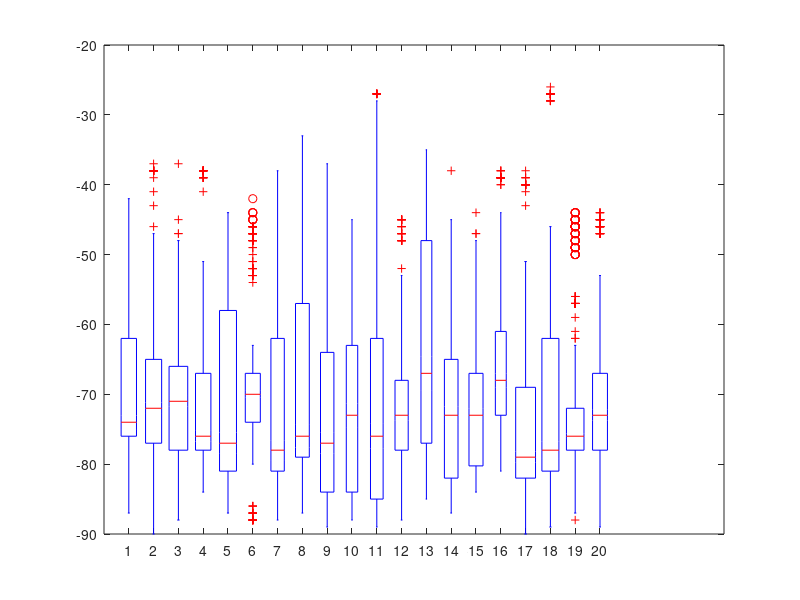

MATLAB code for this plot: (Note: this script raises an error after producing the figure.)
exp = "RSSI online TWIST small 04";
x = [2.02,5.16,3.51,2.17,16.12,9.81,26.68,22.08,26.53,23.9,30.28,20.71,20.54,17.56,14.48,17.59,11.57,11.57,5.39,8.48];
y = [10.98,10.94,9.02,4.98,9.02,9.02,9.03,9.02,5.39,1.67,1.67,1.65,10.94,5.06,10.95,10.95,5.06,1.89,5.06,1.93];
z = [70.64,70.01,70.82,71.45,70.77,68.39,72.62,66.63,72.08,71.54,72.7,71.31,64.19,73.02,71.03,65.69,74.84,71.57,72.85,71.02];
variance = [95,2,125,2,87,2,105,2,155,2,105,2,154,2,283,2,199,2,144,2,213,2,93,2,228,2,115,2,122,2,111,2,122,2,181,2,107,2,127,2];
rssi1 = [-73,-73,-74,-73,-73,-76,-74,-74,-76,-74,-74,-74,-74,-74,-74,-74,-73,-75,-74,-74,-74,-73,-76,-74,-74,-75,-74,-74,-74,-74,-74,-74,-74,-74,-75,-74,-74,-74,-73,-74,-74,-74,-74,-76,-74,-74,-76,-73,-75,-74,-74,-73,-74,-73,-74,-74,-73,-75,-75,-73,-71,-71,-71,-71,-71,-71,-71,-73,-71,-71,-73,-71,-71,-71,-71,-71,-86,-86,-86,-71,-73,-68,-71,-72,-73,-71,-72,-73,-71,-63,-71,-47,-71,-73,-69,-71,-72,-70,-68,-78,-73,-74,-74,-74,-76,-75,-74,-73,-74,-73,-75,-73,-74,-77,-76,-75,-78,-75,-76,-79,-75,-73,-75,-74,-73,-75,-74,-73,-76,-74,-73,-73,-73,-76,-74,-75,-76,-76,-79,-77,-74,-73,-76,-74,-76,-76,-74,-73,-74,-73,-75,-74,-73,-76,-76,-73,-76,-87,-87,-87,-87,-87,-87,-87,-87,-87,-87,-87,-87,-87,-87,-87,-87,-87,-87,-87,-79,-66,-78,-78,-73,-77,-79,-77,-76,-78,-79,-77,-78,-80,-76,-79,-78,-76,-70,-79,-56,-56,-56,-56,-56,-56,-56,-56,-56,-56,-56,-56,-56,-56,-56,-56,-56,-56,-56,-56,-56,-56,-60,-57,-56,-56,-56,-56,-56,-56,-57,-56,-56,-57,-56,-56,-52,-56,-57,-60,-60,-57,-56,-56,-56,-56,-56,-56,-57,-56,-56,-57,-57,-57,-53,-56,-56,-60,-56,-56,-76,-76,-76,-76,-76,-75,-75,-75,-75,-76,-72,-76,-76,-77,-76,-75,-77,-76,-76,-76,-59,-49,-60,-60,-59,-60,-59,-59,-58,-60,-60,-53,-60,-59,-58,-56,-59,-56,-60,-58,-78,-76,-78,-78,-77,-73,-75,-78,-74,-75,-75,-74,-76,-77,-74,-76,-77,-77,-64,-77,-60,-62,-62,-62,-60,-61,-62,-63,-62,-61,-63,-61,-62,-64,-61,-62,-62,-61,-62,-62,-55,-61,-56,-55,-61,-55,-62,-54,-61,-64,-56,-60,-55,-59,-58,-62,-56,-60,-62,-56,-75,-75,-74,-75,-74,-75,-74,-74,-75,-75,-74,-73,-75,-73,-73,-75,-75,-72,-75,-73,-72,-74,-75,-74,-74,-73,-74,-73,-73,-74,-74,-73,-75,-74,-73,-75,-74,-73,-73,-75,-73,-74,-74,-75,-74,-74,-75,-73,-74,-75,-74,-73,-75,-74,-73,-75,-74,-81,-81,-80,-81,-82,-80,-80,-82,-80,-80,-82,-80,-80,-82,-80,-80,-82,-80,-80,-81,-80,-80,-80,-82,-80,-80,-81,-80,-80,-81,-80,-80,-81,-80,-80,-81,-80,-80,-81,-81,-81,-80,-81,-81,-81,-81,-81,-81,-81,-81,-81,-81,-81,-81,-82,-46,-48,-48,-48,-45,-47,-48,-45,-47,-48,-47,-69,-48,-48,-42,-48,-48,-46,-76,-48,-77,-77,-74,-76,-76,-74,-77,-76,-74,-70,-82,-79,-70,-79,-76,-76,-78,-76,-78,-74];
rssi2 = [-80,-80,-80,-80,-80,-80,-80,-80,-80,-80,-80,-80,-80,-80,-80,-80,-80,-77,-77,-77,-77,-77,-71,-72,-72,-73,-73,-72,-73,-72,-72,-73,-72,-72,-72,-73,-72,-73,-73,-72,-72,-73,-72,-72,-72,-72,-73,-74,-73,-72,-74,-73,-73,-72,-72,-73,-72,-72,-73,-71,-72,-72,-72,-72,-74,-73,-72,-74,-73,-73,-72,-73,-72,-72,-72,-72,-72,-72,-72,-72,-72,-73,-64,-64,-64,-64,-64,-64,-64,-64,-64,-64,-64,-64,-64,-64,-64,-64,-64,-64,-64,-64,-85,-85,-85,-85,-59,-70,-90,-70,-70,-90,-70,-70,-87,-70,-70,-87,-90,-70,-87,-90,-70,-87,-90,-70,-77,-77,-77,-77,-77,-70,-71,-69,-71,-70,-71,-72,-70,-71,-72,-66,-71,-71,-70,-70,-71,-70,-71,-71,-70,-72,-72,-64,-69,-72,-73,-69,-72,-68,-69,-68,-66,-73,-73,-73,-72,-68,-76,-73,-72,-73,-78,-78,-72,-78,-69,-78,-73,-78,-73,-73,-73,-68,-68,-73,-72,-73,-73,-63,-69,-72,-73,-68,-72,-68,-68,-69,-67,-73,-72,-89,-89,-89,-89,-89,-89,-89,-89,-89,-89,-89,-89,-79,-79,-79,-79,-79,-80,-79,-79,-79,-80,-79,-79,-78,-79,-79,-80,-79,-80,-79,-79,-66,-66,-66,-66,-65,-75,-65,-65,-65,-65,-66,-65,-65,-66,-66,-65,-65,-66,-65,-65,-66,-66,-66,-66,-65,-66,-66,-66,-66,-66,-65,-65,-62,-65,-66,-66,-66,-66,-66,-67,-77,-77,-77,-77,-77,-66,-66,-66,-65,-65,-66,-66,-65,-66,-66,-65,-67,-66,-63,-66,-66,-66,-66,-65,-66,-69,-71,-71,-70,-71,-71,-71,-71,-71,-72,-70,-71,-71,-71,-71,-71,-71,-71,-71,-71,-48,-48,-49,-48,-48,-48,-47,-49,-49,-48,-48,-48,-48,-49,-46,-48,-48,-49,-48,-48,-63,-63,-64,-63,-63,-64,-63,-63,-64,-63,-63,-63,-63,-64,-70,-63,-62,-63,-63,-64,-76,-76,-75,-76,-76,-77,-76,-76,-77,-76,-76,-77,-76,-76,-76,-75,-76,-76,-75,-57,-59,-59,-59,-59,-59,-59,-58,-59,-58,-59,-63,-58,-59,-59,-59,-58,-58,-59,-58,-51,-51,-51,-51,-51,-51,-51,-51,-51,-51,-51,-51,-51,-51,-51,-51,-50,-51,-51,-51,-77,-77,-77,-76,-76,-77,-77,-77,-77,-77,-76,-76,-77,-76,-76,-77,-77,-77,-77,-77,-77,-76,-78,-76,-77,-76,-76,-76,-76,-76,-76,-77,-76,-77,-77,-77,-75,-76,-77,-75,-38,-38,-41,-64,-38,-38,-38,-38,-38,-39,-38,-38,-38,-38,-38,-38,-37,-43,-38,-38,-80,-80,-80,-80,-80,-79,-81,-80,-81,-81,-79,-79,-80,-80,-80,-81,-80,-80,-81,-81,-78,-78,-78,-78,-78,-77,-77,-77,-77,-77,-89,-87,-87,-89,-88,-87,-88,-87,-89,-87,-87,-89,-87,-87,-89,-87,-87,-89,-87,-87,-72,-72,-72,-72,-72];
rssi3 = [-66,-68,-68,-67,-66,-68,-67,-69,-66,-66,-69,-66,-66,-68,-68,-67,-68,-68,-68,-67,-68,-66,-68,-65,-68,-66,-65,-68,-66,-65,-68,-68,-67,-68,-68,-67,-68,-66,-67,-68,-66,-66,-68,-66,-66,-68,-68,-65,-68,-68,-67,-68,-66,-67,-68,-66,-67,-68,-66,-68,-71,-71,-68,-68,-68,-71,-68,-68,-71,-68,-71,-71,-68,-71,-71,-68,-67,-71,-68,-68,-68,-71,-67,-68,-72,-68,-67,-72,-71,-68,-71,-71,-68,-71,-67,-71,-68,-68,-71,-68,-78,-78,-78,-78,-76,-76,-76,-76,-76,-76,-76,-76,-76,-76,-76,-76,-76,-76,-76,-76,-77,-76,-77,-77,-76,-77,-77,-77,-77,-77,-77,-77,-77,-77,-77,-77,-77,-77,-88,-88,-88,-88,-88,-88,-88,-88,-88,-88,-88,-88,-88,-88,-88,-88,-88,-88,-88,-88,-63,-76,-75,-76,-76,-75,-76,-76,-75,-76,-76,-76,-77,-76,-76,-76,-76,-63,-76,-76,-55,-55,-57,-56,-55,-55,-55,-55,-56,-55,-55,-56,-55,-54,-56,-55,-56,-56,-55,-56,-73,-71,-72,-72,-71,-73,-72,-72,-72,-72,-72,-73,-72,-73,-73,-72,-72,-72,-72,-72,-72,-72,-72,-72,-72,-72,-72,-73,-72,-73,-72,-73,-72,-72,-71,-72,-72,-71,-72,-72,-71,-72,-72,-71,-72,-72,-73,-71,-72,-72,-71,-71,-72,-71,-71,-71,-72,-72,-68,-67,-70,-71,-69,-70,-71,-69,-70,-68,-71,-69,-67,-71,-69,-67,-71,-68,-67,-70,-71,-71,-71,-71,-70,-71,-71,-71,-71,-71,-71,-71,-71,-71,-71,-71,-71,-71,-71,-71,-63,-64,-62,-62,-63,-64,-62,-62,-64,-62,-62,-64,-62,-62,-64,-64,-62,-64,-64,-62,-64,-63,-62,-63,-63,-62,-62,-63,-62,-62,-63,-62,-63,-61,-63,-63,-61,-64,-64,-61,-63,-63,-61,-62,-63,-62,-62,-63,-62,-63,-62,-60,-63,-62,-63,-62,-61,-63,-63,-62,-79,-79,-79,-78,-78,-79,-77,-78,-79,-78,-77,-78,-78,-78,-78,-77,-78,-79,-79,-78,-50,-54,-51,-52,-45,-52,-52,-51,-52,-53,-52,-51,-52,-49,-52,-52,-52,-52,-50,-52,-76,-76,-77,-76,-78,-77,-77,-49,-77,-76,-76,-74,-77,-76,-74,-77,-76,-76,-74,-77,-69,-71,-71,-71,-70,-71,-70,-71,-71,-69,-70,-70,-79,-71,-68,-71,-71,-68,-71,-71,-81,-81,-81,-81,-81,-81,-81,-81,-81,-81,-81,-81,-81,-81,-81,-81,-81,-81,-55,-56,-52,-57,-56,-56,-57,-56,-55,-57,-56,-56,-57,-56,-56,-57,-57,-56,-56,-55,-79,-79,-79,-80,-79,-80,-80,-79,-80,-80,-80,-80,-80,-80,-79,-80,-80,-80,-80,-80,-80,-80,-80,-80,-80,-80,-80,-80,-80,-80,-80,-80,-80,-80,-80,-80,-80,-81,-80,-80,-81,-80,-81,-80,-80,-81,-82,-82,-83,-82,-83,-83,-82,-82,-83,-82,-82,-83,-82,-82,-83,-82,-82,-83,-82,-82,-82,-82,-82,-82,-82,-82,-82,-82,-82,-82,-82,-82,-82,-82,-82,-82,-82,-51,-51,-75,-76,-50,-48,-47,-48,-51,-51,-50,-50,-51,-51,-49,-47,-51,-49,-53,-37,-72,-72,-71,-72,-71,-79,-71,-71,-72,-81,-72,-72,-81,-72,-81,-80,-72,-80,-72,-72,-79,-78,-79,-79,-78,-79,-80,-78,-80,-79,-79,-79,-79,-79,-79,-79,-79,-79,-78,-79];
rssi4 = [-78,-78,-78,-78,-79,-78,-79,-78,-78,-78,-78,-79,-79,-77,-78,-78,-78,-78,-78,-78,-76,-76,-76,-76,-76,-76,-76,-76,-76,-76,-76,-76,-76,-76,-76,-76,-76,-76,-76,-76,-76,-76,-76,-76,-76,-76,-76,-76,-76,-78,-81,-80,-78,-81,-80,-78,-81,-80,-80,-81,-80,-80,-73,-78,-80,-81,-78,-80,-81,-74,-75,-73,-74,-75,-82,-74,-74,-82,-74,-74,-82,-75,-74,-73,-75,-75,-73,-75,-74,-56,-55,-54,-55,-55,-53,-55,-55,-54,-55,-55,-54,-55,-54,-55,-55,-54,-55,-54,-54,-51,-54,-54,-53,-54,-54,-54,-55,-55,-55,-55,-55,-54,-51,-53,-55,-54,-55,-55,-53,-78,-78,-78,-78,-78,-78,-78,-78,-78,-78,-79,-79,-79,-79,-79,-79,-79,-79,-79,-79,-79,-79,-79,-79,-79,-79,-79,-79,-79,-79,-58,-57,-58,-58,-57,-58,-58,-57,-58,-58,-57,-58,-58,-58,-58,-58,-58,-58,-58,-58,-71,-67,-70,-67,-70,-67,-67,-70,-71,-71,-67,-70,-67,-70,-71,-67,-69,-70,-70,-70,-70,-71,-70,-70,-71,-70,-67,-70,-70,-67,-78,-77,-78,-78,-78,-78,-78,-78,-78,-78,-77,-78,-78,-77,-78,-78,-77,-78,-78,-77,-67,-69,-68,-70,-70,-70,-71,-70,-70,-70,-70,-67,-67,-70,-67,-66,-70,-67,-70,-70,-72,-72,-72,-72,-72,-72,-72,-72,-72,-72,-64,-64,-65,-65,-66,-64,-64,-67,-66,-68,-64,-65,-65,-65,-65,-65,-65,-74,-65,-65,-82,-82,-84,-84,-80,-84,-84,-80,-84,-84,-83,-83,-84,-82,-82,-84,-82,-82,-84,-82,-73,-73,-73,-73,-73,-73,-73,-73,-73,-73,-72,-73,-73,-72,-73,-73,-72,-73,-73,-72,-38,-38,-38,-39,-39,-38,-39,-39,-39,-38,-41,-39,-38,-38,-38,-38,-38,-38,-83,-38,-74,-74,-74,-74,-74,-74,-74,-74,-74,-74,-74,-74,-74,-74,-74,-74,-74,-74,-74,-74,-74,-74,-74,-74,-74,-74,-74,-74,-74,-74,-82,-82,-82,-82,-82,-82,-82,-82,-82,-82,-82,-82,-82,-82,-82,-82,-82,-82,-82,-82,-81,-81,-77,-77,-78,-76,-77,-77,-77,-77,-77,-78,-77,-77,-77,-78,-77,-77,-77,-77,-76,-77,-62,-62,-63,-63,-62,-63,-62,-62,-62,-63,-62,-62,-63,-62,-63,-63,-63,-63,-62,-62,-77,-77,-77,-77,-77,-77,-75,-77,-77,-77,-77,-78,-76,-77,-78,-75,-77,-78,-77,-77,-77,-77,-76,-77,-77,-77,-77,-77,-77,-76,-77,-77,-78,-77,-77,-77,-77,-77,-77,-78,-78,-78,-78,-78,-78,-77,-78,-78,-78,-78,-78,-78,-78,-78,-78,-77,-78,-78,-77,-77,-78,-77,-78,-79,-79,-77,-78,-78,-78,-78,-78,-78,-78,-77,-78,-78,-77,-78];
rssi5 = [-80,-81,-81,-80,-81,-69,-80,-80,-78,-80,-80,-78,-80,-80,-78,-81,-80,-80,-81,-81,-69,-81,-79,-69,-80,-81,-79,-80,-81,-79,-80,-81,-79,-81,-69,-81,-81,-69,-81,-79,-79,-69,-80,-78,-79,-80,-81,-79,-79,-81,-79,-79,-81,-79,-79,-81,-79,-79,-69,-78,-59,-58,-55,-58,-58,-56,-58,-56,-55,-59,-55,-56,-58,-58,-59,-59,-59,-58,-55,-58,-58,-55,-59,-58,-55,-58,-59,-55,-56,-59,-55,-56,-58,-58,-58,-58,-58,-58,-58,-55,-52,-48,-48,-49,-50,-49,-52,-50,-49,-49,-49,-48,-49,-49,-52,-48,-48,-53,-48,-48,-55,-58,-56,-56,-59,-55,-55,-58,-58,-58,-59,-58,-58,-56,-59,-59,-59,-55,-58,-58,-79,-79,-85,-85,-85,-85,-85,-85,-85,-85,-85,-85,-85,-85,-85,-85,-85,-85,-69,-66,-66,-67,-67,-66,-67,-67,-65,-69,-70,-66,-62,-68,-66,-66,-67,-67,-66,-67,-46,-45,-45,-83,-46,-46,-45,-45,-45,-46,-45,-45,-44,-46,-46,-46,-45,-46,-45,-46,-69,-69,-69,-69,-69,-70,-70,-70,-70,-70,-70,-79,-80,-80,-79,-80,-80,-79,-80,-80,-79,-80,-80,-79,-80,-80,-79,-80,-79,-80,-80,-87,-87,-87,-87,-87,-87,-87,-78,-87,-87,-78,-87,-87,-78,-86,-87,-87,-87,-87,-87,-78,-78,-74,-78,-78,-74,-78,-78,-74,-78,-79,-74,-78,-78,-78,-78,-78,-78,-78,-77,-78,-78,-78,-78,-78,-74,-78,-78,-74,-78,-78,-78,-78,-78,-78,-78,-78,-78,-78,-78,-78,-78,-78,-78,-78,-78,-78,-74,-78,-78,-78,-78,-78,-77,-78,-78,-78,-78,-77,-78,-78,-78,-79,-78,-78,-78,-78,-78,-78,-79,-79,-78,-79,-78,-78,-78,-79,-78,-79,-78,-52,-52,-50,-51,-52,-51,-49,-52,-52,-51,-52,-51,-52,-52,-52,-52,-51,-51,-46,-51,-75,-74,-74,-75,-75,-73,-75,-75,-75,-75,-75,-75,-75,-75,-75,-73,-75,-75,-75,-75,-50,-50,-49,-50,-50,-50,-51,-51,-50,-50,-48,-50,-51,-50,-50,-50,-50,-49,-50,-50,-64,-64,-64,-63,-66,-66,-63,-64,-64,-62,-63,-64,-65,-63,-60,-64,-64,-64,-64,-63,-83,-82,-82,-83,-81,-82,-82,-81,-82,-83,-81,-82,-83,-83,-76,-82,-82,-83,-82,-82,-77,-78,-77,-78,-77,-77,-77,-77,-77,-77,-77,-77,-77,-77,-78,-77,-77,-78,-77,-83,-83,-83,-83,-82,-83,-83,-82,-83,-83,-82,-83,-83,-82,-83,-83,-83,-83,-83,-83,-82,-82,-82,-82,-83,-82,-83,-83,-82,-84,-82,-84,-83,-82,-83,-83,-83,-82,-83,-83,-82,-83,-82,-83,-83,-83,-83,-83,-82,-83,-83,-82,-58,-58,-58,-57,-58,-58,-62,-58,-59,-59,-57,-57,-58,-58,-57,-59,-58,-58,-56,-58,-86,-85,-82,-86,-85,-82,-86,-86,-82,-86,-85,-86,-87,-84,-86,-85,-82,-86,-84,-82,-67,-67,-68,-69,-68,-69,-67,-68,-69,-68,-67,-68,-68,-69,-67,-67,-68,-69,-67,-68];
rssi6 = [-68,-69,-69,-68,-69,-69,-68,-68,-69,-69,-68,-69,-69,-69,-69,-69,-69,-69,-69,-68,-70,-69,-68,-70,-69,-68,-68,-69,-69,-68,-69,-69,-68,-69,-69,-68,-69,-69,-69,-68,-68,-70,-68,-68,-68,-68,-68,-68,-69,-69,-68,-69,-69,-68,-69,-69,-68,-70,-67,-67,-66,-67,-67,-66,-67,-66,-67,-66,-66,-67,-66,-66,-67,-66,-66,-67,-66,-66,-66,-67,-67,-66,-67,-67,-67,-67,-67,-67,-67,-67,-66,-66,-67,-66,-66,-66,-67,-63,-63,-65,-65,-67,-64,-67,-64,-64,-67,-66,-67,-67,-67,-67,-67,-67,-67,-67,-66,-67,-67,-66,-67,-67,-67,-66,-67,-79,-79,-79,-79,-79,-78,-78,-68,-78,-77,-76,-77,-76,-78,-79,-78,-79,-78,-79,-77,-77,-77,-77,-77,-77,-77,-77,-77,-77,-77,-77,-77,-77,-77,-77,-53,-53,-52,-53,-53,-52,-46,-52,-52,-54,-53,-46,-53,-52,-52,-53,-52,-52,-52,-47,-71,-72,-71,-71,-72,-69,-72,-69,-72,-69,-69,-72,-71,-70,-69,-72,-73,-70,-70,-71,-72,-72,-72,-70,-72,-70,-72,-70,-70,-72,-72,-70,-69,-73,-72,-70,-71,-72,-72,-72,-70,-72,-70,-72,-70,-70,-72,-72,-70,-69,-72,-72,-69,-72,-73,-72,-73,-72,-72,-72,-79,-79,-79,-78,-79,-79,-78,-79,-78,-79,-78,-79,-78,-78,-79,-78,-78,-79,-79,-78,-72,-74,-74,-73,-72,-74,-72,-72,-74,-72,-72,-72,-72,-72,-72,-74,-72,-71,-75,-74,-74,-73,-74,-74,-73,-74,-74,-73,-72,-74,-73,-72,-74,-72,-72,-74,-72,-72,-74,-74,-74,-72,-73,-74,-72,-72,-74,-72,-73,-73,-72,-72,-72,-74,-72,-72,-74,-72,-74,-74,-74,-74,-74,-74,-74,-74,-74,-74,-74,-74,-73,-74,-73,-74,-74,-73,-74,-44,-47,-46,-46,-44,-44,-46,-45,-46,-47,-47,-42,-46,-46,-47,-46,-47,-45,-45,-46,-65,-65,-67,-67,-65,-67,-67,-65,-66,-66,-65,-67,-67,-64,-67,-67,-67,-67,-63,-66,-49,-51,-46,-48,-46,-47,-47,-48,-48,-49,-48,-47,-46,-48,-47,-48,-48,-46,-48,-51,-77,-76,-76,-76,-76,-76,-76,-76,-76,-76,-75,-76,-76,-76,-76,-76,-76,-77,-76,-76,-87,-88,-88,-86,-87,-88,-86,-87,-88,-86,-88,-87,-88,-88,-87,-88,-88,-87,-88,-88,-47,-46,-47,-47,-46,-47,-47,-46,-48,-48,-47,-48,-50,-47,-47,-46,-47,-47,-47,-45,-75,-79,-77,-75,-78,-77,-79,-79,-80,-78,-78,-78,-79,-79,-79,-79,-77,-80,-80,-79,-70,-69,-70,-70,-67,-70,-69,-70,-70,-69,-70,-70,-69,-70,-70,-69,-69,-70,-70,-70];
rssi7 = [-84,-84,-85,-85,-85,-85,-86,-85,-86,-85,-86,-85,-85,-86,-85,-85,-85,-86,-87,-85,-50,-50,-50,-50,-50,-50,-50,-50,-50,-50,-54,-53,-50,-50,-50,-49,-50,-50,-85,-86,-86,-87,-86,-88,-86,-86,-86,-86,-85,-86,-86,-85,-86,-86,-85,-86,-84,-52,-56,-56,-57,-56,-56,-57,-56,-57,-57,-56,-57,-57,-56,-55,-57,-57,-56,-56,-57,-53,-50,-50,-51,-50,-50,-50,-50,-50,-54,-50,-50,-50,-54,-50,-50,-50,-49,-50,-50,-50,-50,-50,-50,-50,-50,-50,-50,-54,-50,-50,-50,-50,-50,-50,-54,-55,-72,-72,-72,-72,-71,-72,-72,-71,-72,-72,-71,-72,-72,-72,-72,-72,-72,-72,-71,-72,-56,-54,-55,-56,-56,-55,-58,-57,-49,-57,-56,-38,-57,-57,-38,-56,-55,-38,-78,-47,-67,-67,-67,-67,-67,-67,-79,-65,-67,-67,-66,-67,-66,-66,-66,-67,-63,-67,-69,-63,-79,-79,-79,-79,-79,-79,-79,-78,-79,-79,-78,-79,-79,-80,-79,-79,-79,-79,-77,-79,-78,-78,-79,-78,-79,-78,-79,-78,-78,-79,-78,-78,-79,-78,-81,-78,-79,-80,-78,-79,-80,-80,-79,-80,-80,-79,-80,-79,-79,-80,-79,-79,-80,-79,-80,-80,-80,-80,-82,-79,-80,-82,-79,-80,-81,-80,-79,-80,-80,-79,-80,-80,-80,-86,-84,-87,-86,-84,-87,-86,-86,-85,-86,-86,-85,-86,-84,-86,-87,-84,-86,-86,-88,-85,-86,-88,-85,-87,-86,-85,-85,-86,-85,-85,-86,-85,-85,-86,-85,-85,-62,-61,-62,-62,-62,-62,-52,-60,-62,-62,-61,-62,-63,-61,-62,-62,-61,-62,-61,-61,-75,-74,-75,-74,-75,-75,-75,-74,-74,-74,-74,-75,-74,-75,-76,-75,-75,-75,-75,-75,-74,-75,-74,-75,-76,-74,-74,-75,-75,-75,-75,-75,-75,-74,-75,-74,-75,-75,-75,-75,-75,-76,-74,-75,-74,-74,-75,-74,-75,-75,-74,-75,-74,-75,-75,-75,-74,-75,-74,-74,-75,-79,-80,-79,-75,-80,-79,-80,-79,-80,-80,-79,-80,-79,-80,-80,-80,-79,-80,-81,-82,-82,-81,-82,-81,-81,-80,-83,-81,-80,-83,-81,-81,-82,-81,-81,-82,-81,-78,-79,-80,-77,-79,-79,-78,-79,-79,-79,-77,-79,-79,-80,-76,-78,-80,-78,-79,-80,-87,-87,-86,-87,-87,-87,-86,-86,-87,-87,-86,-86,-86,-86,-86,-86,-87,-87,-86,-86];
rssi8 = [-80,-80,-80,-80,-80,-80,-80,-80,-80,-80,-80,-80,-80,-80,-80,-80,-80,-36,-35,-36,-34,-35,-34,-34,-35,-34,-34,-34,-36,-35,-34,-35,-35,-34,-36,-35,-34,-36,-34,-35,-35,-33,-36,-34,-33,-35,-34,-34,-35,-34,-34,-35,-34,-35,-35,-34,-35,-43,-43,-41,-42,-44,-41,-55,-53,-44,-55,-43,-43,-43,-43,-43,-43,-52,-43,-43,-41,-35,-34,-33,-35,-34,-34,-35,-34,-34,-36,-34,-35,-36,-34,-35,-35,-34,-35,-34,-34,-85,-72,-72,-71,-72,-72,-71,-71,-72,-71,-71,-72,-71,-71,-72,-72,-72,-72,-72,-72,-57,-58,-55,-58,-56,-58,-57,-56,-57,-56,-57,-57,-58,-57,-58,-57,-58,-57,-57,-59,-60,-63,-59,-59,-68,-59,-60,-68,-59,-60,-51,-59,-54,-59,-63,-59,-59,-60,-63,-62,-79,-86,-86,-86,-86,-86,-86,-86,-78,-79,-79,-78,-79,-77,-78,-78,-77,-78,-79,-79,-77,-79,-79,-79,-79,-78,-79,-78,-80,-78,-78,-80,-78,-79,-77,-78,-78,-77,-80,-79,-78,-80,-78,-78,-80,-78,-78,-76,-78,-78,-76,-79,-78,-76,-78,-76,-79,-77,-76,-79,-76,-76,-79,-79,-76,-79,-79,-86,-86,-86,-78,-86,-86,-78,-78,-86,-87,-78,-87,-87,-78,-87,-86,-78,-86,-87,-78,-61,-49,-62,-61,-62,-63,-63,-62,-62,-63,-63,-62,-62,-61,-63,-63,-62,-61,-48,-60,-63,-63,-63,-63,-62,-63,-63,-63,-64,-64,-63,-64,-63,-63,-63,-63,-63,-63,-62,-63,-47,-47,-46,-47,-47,-46,-47,-48,-47,-44,-47,-46,-46,-46,-46,-46,-45,-46,-46,-47,-79,-79,-79,-79,-78,-79,-78,-79,-79,-78,-79,-79,-78,-78,-79,-78,-78,-79,-78,-79,-79,-78,-79,-78,-79,-78,-78,-79,-78,-78,-78,-79,-79,-78,-78,-79,-78,-79,-79,-78,-78,-79,-78,-78,-63,-77,-78,-63,-78,-79,-79,-78,-79,-79,-78,-77,-78,-77,-77,-78,-79,-63,-77,-83,-84,-82,-84,-83,-83,-84,-83,-83,-84,-83,-83,-84,-83,-83,-84,-84,-83,-84,-84,-79,-81,-81,-79,-81,-81,-81,-80,-81,-81,-80,-80,-81,-80,-73,-80,-77,-81,-81,-77,-83,-83,-83,-83,-83,-83,-83,-69,-70,-68,-69,-69,-67,-70,-69,-69,-68,-69,-69,-69,-68,-68,-61,-69,-69,-61,-68,-86,-86,-81,-82,-81,-81,-82,-82,-81,-82,-83,-81,-82,-82,-81,-82,-82,-81,-82,-82,-82,-81];
rssi9 = [-83,-87,-83,-87,-85,-83,-87,-85,-87,-87,-84,-83,-86,-83,-70,-89,-88,-89,-89,-89,-67,-68,-68,-67,-70,-68,-67,-70,-68,-66,-67,-70,-64,-68,-67,-70,-68,-67,-70,-67,-54,-54,-53,-53,-54,-53,-54,-54,-54,-54,-54,-54,-54,-54,-54,-54,-54,-54,-53,-54,-37,-37,-75,-37,-38,-38,-37,-38,-38,-37,-38,-37,-37,-37,-37,-38,-37,-38,-37,-37,-65,-50,-65,-65,-63,-65,-64,-64,-65,-65,-64,-64,-61,-64,-65,-61,-65,-64,-50,-67,-79,-79,-79,-79,-79,-79,-79,-79,-79,-79,-79,-79,-79,-79,-79,-79,-79,-79,-79,-79,-87,-87,-87,-87,-87,-87,-87,-87,-87,-87,-87,-87,-87,-87,-87,-87,-87,-87,-88,-88,-88,-88,-88,-88,-88,-88,-88,-88,-88,-88,-88,-88,-88,-75,-77,-75,-74,-76,-76,-77,-76,-75,-77,-77,-75,-76,-76,-74,-77,-75,-76,-77,-76,-77,-76,-76,-77,-76,-76,-77,-76,-76,-76,-77,-76,-77,-76,-76,-77,-76,-77,-77,-76,-75,-77,-77,-77,-76,-76,-71,-76,-76,-75,-76,-77,-75,-77,-76,-75,-77,-75,-75,-77,-79,-81,-86,-80,-81,-86,-81,-81,-86,-82,-80,-78,-64,-80,-78,-64,-80,-81,-81,-80,-85,-85,-85,-85,-85,-85,-85,-85,-85,-85,-85,-85,-85,-85,-85,-85,-85,-85,-85,-85,-85,-85,-85,-71,-73,-70,-71,-73,-71,-71,-66,-71,-71,-71,-70,-70,-70,-71,-71,-70,-71,-69,-71,-88,-88,-85,-85,-88,-51,-51,-51,-51,-51,-52,-52,-51,-51,-51,-51,-54,-51,-51,-54,-51,-50,-54,-51,-52,-51,-51,-51,-51,-51,-51,-51,-51,-51,-53,-51,-53,-51,-51,-54,-51,-54,-51,-51,-51,-84,-84,-84,-84,-84,-84,-77,-76,-79,-77,-76,-76,-69,-67,-76,-78,-67,-76,-77,-78,-76,-77,-78,-76,-78,-76,-81,-82,-70,-80,-82,-82,-81,-82,-82,-81,-81,-82,-82,-81,-82,-76,-81,-81,-81,-82,-89,-89,-84,-86,-80,-86,-86,-80,-86,-86,-80,-84,-86,-80,-84,-86,-80,-84,-86,-80,-80,-77,-77,-78,-78,-77,-78,-77,-77,-76,-77,-78,-76,-77,-80,-76,-77,-80,-76,-78,-85,-88,-88,-85,-88,-88,-85,-88,-85,-88,-85,-88,-88,-85,-88,-88,-51,-51,-51,-51,-51,-51,-51,-51,-53,-51,-50,-53,-51,-50,-54,-51,-52,-51,-51,-51];
rssi10 = [-60,-61,-62,-59,-61,-62,-61,-61,-61,-61,-61,-62,-61,-61,-62,-61,-61,-61,-61,-61,-50,-49,-47,-49,-50,-52,-49,-48,-50,-49,-51,-51,-48,-49,-51,-50,-49,-46,-84,-49,-76,-75,-76,-75,-75,-76,-75,-76,-75,-76,-74,-75,-76,-75,-76,-78,-77,-75,-74,-77,-68,-67,-69,-68,-49,-86,-70,-68,-69,-71,-66,-69,-68,-69,-68,-68,-69,-71,-68,-75,-75,-74,-75,-76,-75,-75,-76,-75,-76,-76,-76,-74,-76,-75,-76,-75,-75,-74,-75,-81,-64,-82,-80,-82,-86,-80,-81,-86,-80,-81,-80,-75,-81,-80,-75,-81,-80,-79,-65,-64,-63,-67,-64,-66,-64,-63,-67,-64,-63,-67,-65,-67,-86,-64,-64,-64,-64,-64,-84,-83,-82,-83,-84,-83,-83,-84,-84,-83,-85,-84,-83,-85,-82,-84,-87,-82,-84,-83,-87,-87,-87,-87,-87,-87,-87,-87,-87,-87,-87,-87,-87,-87,-87,-87,-87,-87,-87,-85,-85,-85,-85,-85,-63,-65,-62,-65,-67,-64,-64,-64,-63,-66,-65,-63,-64,-66,-63,-65,-65,-66,-64,-63,-62,-64,-67,-63,-63,-66,-64,-63,-64,-66,-64,-65,-65,-63,-64,-63,-66,-63,-64,-65,-85,-84,-85,-85,-86,-84,-87,-88,-87,-88,-88,-84,-86,-85,-85,-86,-85,-85,-87,-72,-73,-72,-72,-74,-72,-73,-73,-72,-73,-73,-72,-72,-73,-72,-72,-72,-72,-73,-72,-88,-88,-88,-88,-87,-86,-87,-87,-88,-87,-88,-88,-88,-87,-88,-88,-87,-88,-88,-62,-66,-68,-60,-62,-68,-60,-63,-62,-60,-63,-62,-60,-62,-66,-60,-62,-66,-60,-85,-87,-87,-85,-87,-87,-85,-87,-87,-85,-87,-87,-85,-87,-87,-87,-87,-88,-87,-87,-45,-48,-48,-49,-47,-46,-48,-48,-48,-49,-48,-46,-48,-48,-48,-47,-47,-48,-48,-48,-75,-76,-75,-75,-75,-75,-74,-75,-75,-75,-76,-77,-76,-76,-76,-76,-76,-76,-75,-67,-63,-64,-66,-64,-63,-64,-65,-64,-64,-65,-63,-64,-63,-66,-63,-64,-64,-62,-64];
rssi11 = [-86,-85,-86,-86,-85,-86,-86,-85,-86,-86,-85,-86,-86,-85,-86,-86,-86,-86,-86,-86,-89,-89,-89,-89,-89,-89,-89,-89,-89,-89,-89,-76,-73,-76,-76,-73,-76,-76,-73,-76,-76,-73,-73,-76,-73,-73,-76,-73,-78,-73,-76,-46,-46,-47,-46,-46,-47,-46,-46,-47,-47,-47,-47,-47,-46,-46,-46,-47,-47,-46,-46,-27,-27,-28,-28,-89,-27,-28,-27,-27,-40,-82,-28,-28,-28,-28,-27,-75,-27,-27,-27,-62,-63,-62,-62,-63,-62,-62,-62,-62,-62,-62,-62,-50,-61,-62,-61,-62,-86,-61,-62,-88,-88,-88,-88,-88,-71,-69,-70,-71,-70,-71,-71,-72,-71,-71,-71,-71,-70,-77,-71,-70,-71,-70,-71,-71,-71,-70,-71,-70,-72,-71,-71,-71,-71,-71,-71,-70,-70,-71,-71,-71,-71,-71,-69,-71,-71,-71,-71,-71,-71,-71,-71,-70,-70,-70,-70,-70,-71,-70,-70,-70,-69,-70,-71,-70,-63,-84,-85,-85,-84,-85,-85,-83,-84,-82,-85,-84,-83,-81,-63,-83,-83,-63,-83,-85,-85,-85,-85,-85,-85,-76,-75,-76,-77,-76,-75,-77,-74,-75,-76,-77,-78,-75,-76,-78,-75,-79,-77,-75,-76,-87,-88,-88,-87,-88,-88,-87,-88,-87,-88,-87,-87,-88,-87,-87,-88,-87,-87,-88,-88,-61,-60,-61,-61,-60,-61,-60,-60,-60,-60,-60,-61,-61,-62,-60,-60,-62,-60,-60,-61,-61,-61,-61,-60,-60,-60,-61,-60,-60,-60,-60,-61,-60,-60,-61,-60,-60,-60,-60,-60,-86,-86,-84,-86,-86,-84,-86,-84,-85,-84,-86,-87,-86,-86,-85,-77,-75,-78,-78,-74,-82,-75,-74,-87,-75,-83,-77,-73,-78,-77,-75,-78,-76,-76,-77,-78,-81,-79,-78,-81,-82,-79,-81,-80,-79,-79,-80,-80,-80,-80,-79,-77,-78,-80,-79,-89,-89,-89,-89,-89,-89,-89,-89,-89,-89,-89,-89,-82,-82,-82,-82,-82,-82,-82,-82,-82,-82,-82,-82,-82,-86,-82,-82,-86,-82,-82,-82,-83,-82,-83,-83,-83,-83,-84,-83,-83,-83,-83,-82,-83,-82,-83,-83,-85,-85,-82,-83,-88,-88,-88,-88,-88,-88,-88,-88,-88,-88,-61,-60,-61,-60,-60,-60,-60,-60,-60,-60,-61,-60,-61,-61,-61,-60,-61,-61,-60,-61];
rssi12 = [-73,-73,-74,-73,-73,-74,-73,-73,-74,-73,-74,-74,-73,-74,-73,-73,-73,-74,-73,-73,-73,-73,-73,-73,-73,-73,-73,-73,-73,-73,-73,-59,-59,-59,-59,-59,-59,-59,-57,-59,-58,-57,-59,-58,-57,-59,-58,-59,-59,-59,-73,-72,-73,-73,-72,-73,-73,-72,-73,-73,-72,-73,-73,-72,-73,-73,-74,-73,-73,-74,-72,-67,-68,-70,-67,-68,-70,-68,-69,-68,-68,-68,-69,-68,-68,-68,-68,-69,-68,-68,-45,-80,-45,-46,-48,-45,-46,-48,-45,-45,-45,-45,-45,-45,-47,-46,-45,-46,-47,-45,-79,-79,-78,-79,-79,-78,-78,-79,-78,-78,-79,-80,-78,-79,-80,-78,-79,-81,-78,-47,-48,-48,-47,-47,-47,-47,-81,-48,-48,-47,-48,-48,-53,-47,-48,-48,-48,-48,-48,-74,-73,-72,-74,-75,-72,-75,-75,-74,-73,-75,-75,-74,-75,-74,-75,-74,-73,-75,-74,-73,-74,-74,-74,-74,-74,-74,-74,-74,-73,-74,-74,-74,-74,-74,-74,-74,-74,-75,-74,-74,-74,-72,-74,-74,-73,-74,-73,-74,-77,-74,-73,-75,-74,-74,-75,-73,-75,-76,-76,-75,-76,-76,-75,-65,-76,-77,-77,-78,-77,-76,-76,-77,-76,-76,-77,-76,-79,-80,-79,-79,-79,-79,-79,-80,-80,-79,-80,-79,-80,-80,-79,-80,-80,-79,-78,-79,-65,-67,-67,-64,-67,-67,-65,-67,-67,-67,-67,-63,-67,-68,-67,-67,-69,-67,-66,-67,-88,-84,-88,-85,-84,-84,-84,-84,-88,-84,-71,-71,-72,-71,-71,-72,-71,-71,-71,-71,-70,-72,-71,-71,-71,-72,-72,-71,-72,-72,-72,-72,-72,-72,-72,-71,-72,-72,-71,-72,-72,-71,-72,-72,-72,-71,-71,-72,-71,-71,-71,-71,-71,-72,-71,-71,-72,-71,-71,-72,-71,-71,-72,-69,-69,-68,-69,-69,-69,-68,-68,-68,-68,-69,-52,-70,-69,-70,-69,-69,-69,-69,-68,-81,-80,-80,-80,-81,-80,-81,-81,-80,-81,-80,-81,-80,-80,-80,-80,-86,-84,-86,-86,-84,-86,-86,-86,-86,-86,-86,-86,-86,-84,-86,-86,-84,-86,-86,-79,-79,-78,-78,-79,-78,-80,-79,-78,-80,-79,-79,-78,-79,-79,-78,-79,-78,-78,-80,-80,-80,-80,-80,-80,-80,-80,-80,-80,-80,-80,-80,-68,-68,-67,-68,-68,-68,-68,-66,-67,-68,-68,-67,-68,-68,-67,-68,-68,-67,-68,-67];
rssi13 = [-75,-76,-77,-75,-76,-76,-76,-76,-77,-76,-77,-77,-76,-76,-77,-76,-77,-76,-76,-76,-84,-84,-85,-84,-85,-85,-83,-85,-85,-83,-82,-85,-85,-82,-85,-85,-82,-85,-85,-63,-64,-65,-62,-63,-64,-63,-65,-64,-63,-63,-64,-64,-68,-64,-64,-67,-63,-64,-67,-54,-54,-54,-54,-54,-54,-54,-54,-54,-54,-54,-54,-54,-53,-54,-54,-53,-53,-54,-53,-37,-37,-36,-37,-37,-36,-37,-63,-36,-37,-36,-36,-37,-37,-35,-37,-37,-37,-37,-37,-55,-55,-54,-56,-54,-56,-54,-53,-56,-56,-56,-56,-56,-55,-56,-55,-55,-54,-55,-56,-79,-77,-79,-79,-77,-79,-79,-79,-78,-79,-79,-79,-79,-78,-78,-58,-78,-79,-77,-78,-75,-76,-77,-76,-78,-76,-76,-74,-74,-77,-74,-75,-74,-74,-73,-77,-77,-74,-77,-76,-76,-77,-77,-77,-74,-74,-77,-74,-75,-74,-74,-73,-78,-77,-74,-77,-76,-74,-76,-77,-79,-79,-78,-79,-79,-79,-79,-78,-80,-79,-79,-79,-78,-79,-79,-78,-79,-79,-79,-79,-76,-75,-76,-77,-76,-78,-76,-77,-74,-73,-77,-74,-73,-75,-74,-74,-77,-77,-74,-77,-66,-66,-66,-63,-66,-67,-65,-65,-66,-67,-65,-66,-65,-63,-65,-71,-67,-67,-66,-65,-83,-83,-84,-84,-83,-84,-84,-83,-83,-83,-84,-83,-83,-84,-84,-83,-84,-84,-83,-83,-47,-47,-47,-47,-47,-48,-47,-48,-47,-47,-47,-48,-47,-48,-47,-47,-47,-47,-47,-47,-46,-47,-47,-47,-47,-47,-47,-47,-47,-47,-47,-47,-47,-47,-47,-47,-47,-47,-47,-47,-51,-36,-36,-51,-41,-54,-36,-51,-54,-36,-52,-54,-36,-36,-36,-36,-35,-36,-36,-36,-70,-70,-69,-69,-70,-69,-71,-70,-70,-70,-69,-70,-71,-69,-77,-65,-68,-70,-69,-70,-47,-47,-47,-47,-47,-47,-47,-47,-48,-47,-47,-47,-47,-47,-47,-47,-47,-47,-47,-47];
rssi14 = [-86,-86,-86,-86,-86,-86,-86,-86,-86,-86,-86,-86,-86,-86,-86,-86,-86,-71,-71,-72,-71,-72,-72,-72,-72,-71,-72,-72,-72,-72,-72,-71,-72,-70,-71,-71,-72,-72,-72,-71,-72,-72,-71,-72,-72,-71,-72,-72,-71,-72,-72,-71,-72,-72,-72,-63,-63,-62,-64,-63,-62,-63,-63,-62,-63,-62,-62,-63,-62,-63,-64,-62,-63,-63,-62,-72,-72,-71,-72,-71,-71,-72,-71,-71,-72,-71,-71,-72,-72,-72,-72,-72,-70,-72,-71,-72,-73,-74,-72,-73,-74,-72,-73,-74,-71,-73,-73,-71,-72,-73,-71,-72,-72,-73,-73,-52,-51,-51,-52,-51,-51,-72,-51,-51,-52,-51,-51,-51,-52,-52,-51,-53,-52,-52,-52,-72,-49,-49,-49,-49,-49,-47,-49,-48,-47,-45,-49,-38,-49,-49,-49,-48,-47,-49,-47,-80,-81,-81,-80,-80,-80,-80,-80,-82,-81,-80,-82,-82,-81,-82,-81,-82,-82,-81,-82,-87,-87,-86,-86,-86,-86,-86,-86,-87,-87,-87,-87,-87,-86,-87,-87,-86,-87,-87,-86,-69,-69,-69,-69,-70,-59,-70,-69,-70,-70,-69,-70,-70,-69,-69,-70,-69,-69,-70,-69,-79,-78,-78,-79,-79,-78,-79,-79,-79,-79,-79,-79,-79,-79,-79,-79,-78,-79,-79,-78,-64,-60,-67,-60,-62,-67,-65,-66,-65,-65,-64,-64,-65,-63,-65,-64,-64,-64,-67,-65,-82,-86,-81,-82,-82,-81,-82,-82,-83,-82,-84,-85,-82,-84,-82,-82,-84,-85,-82,-83,-80,-78,-79,-79,-78,-79,-79,-78,-79,-79,-78,-79,-79,-79,-80,-79,-79,-78,-79,-79,-79,-79,-78,-79,-79,-78,-78,-79,-78,-78,-78,-78,-78,-78,-78,-79,-78,-79,-78,-79,-78,-78,-79,-78,-78,-79,-78,-80,-79,-78,-79,-78,-78,-79,-78,-79,-78,-61,-62,-61,-61,-63,-62,-61,-61,-61,-61,-60,-63,-60,-61,-62,-60,-61,-63,-61,-60,-84,-84,-84,-84,-82,-82,-84,-85,-85,-85,-86,-86,-85,-86,-86,-85,-84,-86,-86,-85,-84,-84,-85,-86,-85,-86,-84,-84,-84,-84,-84,-84,-84,-84,-84,-84,-84,-84,-84,-84,-84,-84,-84,-73,-71,-62,-71,-71,-62,-71,-62,-71,-71,-71,-72,-71,-72,-72,-71,-71,-85,-85,-85,-85,-85,-85,-85,-85,-85,-83,-85,-85,-83,-85,-83,-85,-85,-85,-61,-61,-61,-60,-61,-61,-61,-61,-61,-61,-61,-61,-61,-61,-60,-61,-61,-61,-61,-61];
rssi15 = [-83,-83,-83,-83,-83,-83,-83,-83,-83,-83,-83,-83,-83,-83,-83,-83,-83,-83,-83,-83,-84,-83,-83,-84,-83,-83,-83,-83,-83,-83,-83,-83,-83,-83,-67,-67,-67,-68,-67,-67,-68,-66,-67,-67,-67,-67,-67,-67,-67,-68,-67,-66,-67,-67,-67,-68,-67,-67,-68,-66,-67,-67,-67,-67,-67,-67,-67,-67,-67,-67,-67,-67,-67,-67,-52,-52,-44,-52,-69,-69,-52,-51,-69,-56,-51,-69,-51,-52,-52,-56,-52,-52,-51,-67,-67,-68,-66,-67,-67,-67,-68,-68,-67,-67,-67,-67,-67,-67,-68,-67,-67,-67,-68,-84,-83,-83,-84,-83,-84,-83,-84,-84,-83,-83,-84,-83,-83,-84,-83,-83,-50,-50,-50,-51,-49,-51,-51,-50,-50,-51,-51,-51,-50,-51,-51,-48,-50,-51,-47,-51,-79,-78,-78,-79,-78,-78,-78,-78,-78,-78,-78,-79,-78,-78,-79,-78,-78,-79,-78,-79,-79,-78,-80,-79,-80,-80,-78,-80,-78,-80,-80,-79,-80,-80,-79,-78,-80,-78,-78,-79,-78,-78,-79,-80,-78,-79,-80,-77,-79,-79,-80,-77,-78,-78,-77,-78,-79,-81,-81,-83,-81,-81,-83,-81,-81,-83,-81,-81,-80,-81,-80,-81,-81,-80,-65,-67,-63,-67,-66,-65,-67,-67,-63,-67,-67,-64,-67,-66,-66,-66,-63,-67,-67,-66,-50,-47,-50,-51,-51,-50,-50,-50,-50,-51,-83,-50,-50,-51,-50,-50,-49,-50,-50,-50,-73,-73,-73,-70,-73,-73,-72,-73,-73,-72,-73,-74,-72,-73,-73,-73,-71,-73,-73,-73,-52,-50,-51,-50,-51,-52,-51,-51,-50,-51,-51,-51,-52,-51,-52,-51,-52,-51,-51,-51,-72,-72,-73,-72,-72,-73,-74,-72,-73,-76,-73,-73,-73,-73,-72,-72,-72,-72,-76,-72,-68,-69,-71,-70,-70,-71,-70,-70,-71,-71,-70,-71,-68,-69,-71,-71,-69,-71,-71,-70,-78,-77,-78,-78,-77,-78,-58,-76,-78,-75,-76,-78,-75,-76,-78,-77,-78,-78,-77,-78,-81,-82,-80,-81,-81,-82,-82,-81,-82,-81,-81,-82,-81,-81,-81,-82,-80,-82,-82,-80,-81,-80,-82,-81,-81,-82,-81,-81,-82,-81,-81,-81,-82,-80,-82,-82,-81,-82,-82,-80,-81,-80,-81,-81,-81,-82,-82,-80,-82,-81,-80,-82,-82,-80,-82,-82,-80,-81,-81,-81,-55,-60,-56,-56,-56,-56,-67,-56,-60,-55,-55,-83,-55,-60,-60,-54,-60,-60,-56,-55,-76,-75,-76,-76,-75,-76,-76,-75,-76,-76,-76,-76,-76,-75,-76,-76,-77,-76,-76,-76];
rssi16 = [-69,-70,-70,-71,-71,-70,-71,-71,-71,-69,-71,-71,-70,-71,-69,-70,-70,-70,-71,-70,-53,-75,-53,-77,-75,-74,-77,-72,-74,-77,-74,-73,-77,-74,-75,-74,-74,-75,-73,-75,-81,-79,-81,-80,-79,-81,-80,-79,-81,-80,-70,-81,-81,-70,-81,-81,-62,-81,-81,-81,-65,-67,-66,-66,-67,-66,-66,-66,-66,-66,-66,-66,-66,-66,-65,-66,-66,-67,-66,-66,-40,-39,-39,-39,-39,-39,-39,-40,-38,-39,-39,-39,-39,-39,-39,-39,-39,-39,-39,-39,-57,-56,-57,-56,-55,-57,-56,-57,-56,-56,-54,-57,-56,-50,-56,-57,-56,-57,-57,-54,-74,-73,-73,-56,-73,-74,-56,-71,-73,-73,-73,-74,-73,-74,-74,-73,-73,-51,-73,-73,-68,-72,-72,-73,-68,-74,-69,-69,-72,-69,-73,-73,-73,-73,-69,-73,-73,-68,-73,-73,-73,-72,-73,-69,-68,-69,-73,-69,-73,-72,-73,-73,-69,-73,-73,-68,-73,-73,-69,-72,-76,-76,-76,-76,-77,-77,-76,-76,-77,-76,-76,-77,-76,-76,-77,-76,-76,-77,-76,-76,-72,-73,-73,-73,-69,-68,-68,-72,-69,-73,-73,-73,-73,-69,-73,-73,-68,-73,-73,-69,-66,-68,-72,-68,-68,-68,-68,-68,-67,-68,-68,-67,-72,-67,-70,-68,-67,-68,-68,-67,-79,-78,-79,-79,-78,-79,-79,-79,-79,-79,-78,-79,-78,-78,-79,-78,-80,-79,-79,-79,-62,-62,-61,-61,-62,-62,-63,-62,-62,-62,-61,-63,-62,-62,-62,-62,-62,-62,-62,-62,-62,-62,-61,-62,-61,-61,-62,-62,-61,-62,-62,-62,-62,-62,-61,-62,-62,-62,-62,-62,-60,-54,-54,-56,-60,-55,-44,-54,-60,-44,-54,-54,-44,-54,-54,-44,-44,-54,-44,-56,-56,-57,-57,-57,-57,-60,-57,-57,-57,-56,-56,-54,-58,-56,-38,-58,-56,-38,-57,-57,-61,-62,-62,-62,-61,-62,-61,-62,-62,-62,-62,-61,-63,-62,-62,-62,-62,-61,-62,-62];
rssi17 = [-82,-82,-84,-82,-82,-82,-82,-82,-82,-82,-82,-82,-82,-82,-82,-82,-82,-82,-82,-82,-82,-82,-82,-82,-82,-82,-82,-82,-82,-82,-82,-82,-82,-82,-82,-82,-82,-82,-82,-82,-82,-82,-82,-82,-82,-82,-82,-82,-83,-82,-82,-84,-83,-83,-84,-84,-83,-84,-83,-83,-84,-83,-83,-84,-83,-83,-84,-83,-83,-84,-84,-84,-84,-84,-84,-84,-84,-84,-84,-84,-84,-84,-72,-73,-73,-73,-72,-73,-72,-72,-73,-72,-72,-73,-72,-74,-72,-73,-73,-83,-84,-82,-83,-84,-82,-82,-84,-77,-82,-84,-77,-82,-83,-77,-84,-82,-83,-84,-82,-79,-80,-79,-81,-80,-80,-80,-79,-80,-79,-81,-80,-79,-79,-80,-79,-80,-52,-58,-59,-52,-58,-59,-59,-58,-58,-59,-59,-58,-59,-59,-56,-59,-58,-58,-59,-56,-76,-79,-76,-79,-79,-79,-79,-78,-79,-79,-75,-79,-77,-75,-76,-79,-77,-76,-79,-76,-80,-81,-81,-80,-80,-81,-80,-80,-81,-80,-80,-81,-81,-80,-80,-81,-81,-80,-81,-81,-40,-40,-40,-40,-40,-39,-40,-43,-39,-40,-40,-40,-40,-40,-40,-39,-38,-41,-40,-40,-81,-81,-81,-81,-81,-81,-81,-81,-81,-81,-81,-81,-90,-90,-90,-90,-90,-90,-90,-90,-90,-90,-90,-90,-90,-90,-90,-73,-73,-73,-73,-73,-72,-73,-73,-72,-74,-73,-73,-74,-73,-73,-73,-74,-73,-73,-69,-70,-69,-69,-69,-69,-69,-69,-70,-70,-68,-69,-69,-69,-70,-69,-69,-70,-69,-69,-69,-70,-69,-69,-69,-70,-69,-69,-70,-69,-69,-69,-69,-69,-68,-69,-69,-69,-67,-69,-70,-70,-69,-69,-69,-69,-69,-69,-69,-69,-69,-69,-69,-69,-69,-69,-69,-70,-79,-79,-79,-79,-79,-79,-79,-78,-79,-79,-79,-78,-79,-79,-79,-79,-79,-78,-79,-79,-57,-58,-55,-59,-62,-73,-58,-59,-58,-58,-61,-58,-60,-58,-58,-58,-58,-59,-57,-55,-80,-80,-81,-80,-80,-80,-81,-80,-80,-81,-80,-80,-81,-81,-80,-81,-80,-80,-81,-73,-72,-74,-69,-72,-73,-72,-74,-72,-73,-73,-72,-72,-73,-72,-73,-73,-63,-55,-73,-87,-87,-88,-88,-87,-88,-88,-87,-88,-88,-87,-88,-88,-87,-88,-88,-88,-87,-88,-88,-85,-87,-85,-87,-85,-87,-85,-87,-85,-87,-87,-88,-80,-78,-79,-83,-78,-79,-83,-78,-79,-78,-81,-78,-78,-81,-78,-78,-81,-78,-79,-78,-81,-78,-78,-78,-78,-78,-78,-78,-78,-78,-78,-81,-78,-78,-81,-78,-78,-81,-78,-82,-79,-78,-82,-79,-78,-78,-79,-81,-78,-79,-81,-78,-79,-81,-78,-82,-80,-78,-51,-53,-53,-53,-52,-53,-53,-52,-55,-53,-53,-51,-40,-51,-53,-54,-52,-53,-53,-54,-87,-87,-87,-87,-87,-87,-87,-87,-87,-88,-86,-87,-88,-86,-86,-88,-86,-87,-88,-86,-87,-88,-86,-86,-87,-88,-86,-87,-67,-67,-67,-67,-65,-67,-67,-67,-67,-67,-57,-67,-67,-70,-67,-67,-67,-67,-66,-67,-79,-77,-77,-79,-82,-79,-78,-82,-81,-80,-82,-79,-78,-82,-79,-77,-79,-79,-79,-79,-77,-80,-78,-77,-80,-78,-79,-80,-78,-79,-76,-77,-79,-76,-77,-79,-77,-76,-79,-79,-76,-79,-77,-76,-79,-76,-76,-79,-76,-76,-79,-76,-77,-78,-76,-76,-79,-76,-77,-80,-80,-79,-80,-80,-79,-80,-80,-79,-81,-80,-80,-80,-79,-80,-80,-79,-80,-80,-79,-58,-59,-58,-58,-58,-58,-57,-59,-58,-59,-58,-57,-57,-58,-58,-58,-58,-58,-57,-58];
rssi18 = [-82,-82,-82,-82,-82,-82,-82,-82,-82,-82,-82,-82,-82,-83,-83,-83,-83,-83,-83,-81,-83,-83,-83,-83,-83,-83,-82,-83,-83,-82,-83,-83,-83,-82,-80,-82,-81,-80,-82,-81,-80,-81,-81,-80,-81,-81,-80,-81,-82,-80,-49,-66,-67,-66,-49,-67,-69,-67,-67,-69,-67,-67,-69,-67,-67,-67,-66,-49,-69,-66,-82,-81,-81,-82,-82,-81,-81,-82,-82,-81,-82,-81,-81,-81,-81,-81,-81,-81,-81,-81,-83,-79,-81,-84,-79,-82,-84,-81,-82,-82,-81,-82,-82,-81,-82,-82,-81,-80,-80,-64,-64,-62,-67,-63,-62,-67,-63,-64,-64,-69,-65,-64,-62,-52,-67,-65,-64,-65,-81,-81,-81,-81,-81,-81,-81,-81,-81,-81,-81,-81,-81,-81,-77,-76,-75,-75,-75,-75,-77,-75,-77,-76,-77,-75,-76,-77,-75,-74,-75,-76,-77,-74,-28,-28,-27,-27,-27,-27,-27,-27,-27,-27,-27,-27,-27,-28,-27,-27,-28,-54,-28,-26,-81,-79,-81,-79,-81,-79,-79,-81,-79,-79,-81,-78,-79,-81,-81,-79,-81,-79,-81,-81,-79,-81,-81,-79,-79,-81,-79,-79,-81,-78,-79,-81,-78,-79,-81,-82,-78,-78,-78,-82,-78,-78,-81,-78,-78,-78,-78,-78,-78,-79,-82,-78,-79,-68,-67,-68,-68,-68,-67,-68,-67,-68,-68,-68,-67,-68,-67,-68,-68,-67,-68,-69,-67,-58,-59,-60,-58,-59,-60,-58,-59,-60,-59,-60,-59,-60,-59,-59,-59,-59,-59,-59,-59,-59,-59,-59,-59,-59,-59,-59,-59,-59,-59,-59,-59,-59,-59,-59,-59,-59,-59,-59,-59,-59,-59,-59,-60,-59,-59,-59,-59,-58,-60,-59,-59,-65,-59,-60,-59,-58,-59,-79,-79,-79,-80,-79,-79,-79,-80,-79,-78,-80,-79,-80,-80,-80,-80,-79,-80,-79,-80,-62,-61,-62,-62,-62,-62,-61,-62,-62,-61,-63,-59,-61,-62,-61,-62,-62,-61,-63,-88,-88,-87,-89,-88,-88,-89,-88,-88,-88,-89,-88,-88,-87,-88,-88,-87,-88,-88,-87,-55,-68,-67,-68,-67,-67,-68,-68,-68,-68,-68,-68,-68,-69,-70,-68,-69,-46,-68,-69,-85,-85,-86,-85,-85,-85,-85,-85,-85,-85,-85,-85,-85,-86,-85,-85,-86,-85,-85,-87,-85,-85,-82,-77,-77,-80,-77,-77,-80,-77,-77,-80,-77,-82,-81,-77,-82,-81,-77,-82,-81,-80,-77,-81,-81,-77,-81,-81,-78,-77,-81,-78,-82,-81,-76,-81,-81,-77,-81,-81,-81,-78,-76,-81,-78,-76,-81,-78,-76,-81,-78,-78,-81,-78,-78,-80,-81,-78,-78,-76,-81,-56,-55,-55,-56,-55,-55,-55,-55,-55,-55,-55,-54,-54,-55,-62,-56,-53,-56,-56,-54,-88,-88,-88,-70,-68,-69,-68,-69,-69,-69,-69,-69,-68,-68,-68,-69,-68,-68,-68,-68,-68,-83,-82,-81,-82,-81,-82,-81,-82,-81,-82,-81,-82,-81,-81,-81,-81,-81,-81,-81,-81,-81,-81,-81,-81,-81,-81,-81,-81,-48,-48,-48,-48,-48,-48,-48,-48,-48,-49,-48,-48,-48,-47,-49,-48,-49,-48,-48,-49];
rssi19 = [-77,-79,-77,-77,-79,-78,-77,-79,-78,-80,-78,-77,-80,-78,-77,-79,-77,-77,-77,-77,-78,-83,-79,-78,-77,-78,-77,-78,-77,-78,-79,-79,-78,-78,-78,-78,-78,-78,-78,-78,-78,-80,-78,-78,-79,-77,-79,-78,-77,-79,-78,-78,-77,-78,-78,-77,-78,-83,-79,-78,-75,-75,-75,-75,-75,-75,-75,-75,-75,-75,-75,-75,-77,-75,-75,-77,-78,-75,-75,-78,-87,-85,-85,-86,-85,-85,-86,-87,-85,-86,-87,-85,-86,-87,-85,-85,-86,-85,-85,-86,-63,-63,-63,-63,-63,-64,-64,-61,-64,-64,-63,-64,-64,-59,-64,-63,-64,-63,-63,-63,-77,-77,-77,-77,-76,-77,-77,-77,-77,-77,-76,-77,-77,-77,-77,-78,-77,-77,-78,-77,-44,-44,-46,-44,-44,-46,-45,-44,-47,-46,-45,-46,-46,-46,-46,-45,-46,-45,-46,-46,-76,-78,-76,-76,-76,-76,-78,-76,-76,-78,-76,-76,-76,-77,-76,-76,-78,-76,-76,-76,-77,-76,-76,-78,-78,-77,-75,-77,-77,-75,-77,-77,-78,-77,-77,-77,-76,-77,-77,-76,-77,-76,-77,-76,-78,-77,-76,-78,-77,-76,-77,-78,-77,-77,-76,-77,-77,-77,-76,-77,-56,-57,-56,-57,-57,-57,-57,-57,-57,-57,-57,-57,-57,-57,-57,-57,-57,-57,-56,-56,-75,-76,-78,-78,-75,-78,-78,-75,-78,-74,-75,-78,-78,-78,-78,-76,-78,-75,-76,-75,-78,-76,-78,-75,-76,-78,-75,-78,-75,-75,-78,-75,-78,-78,-75,-78,-75,-78,-75,-75,-75,-76,-76,-75,-76,-76,-76,-76,-67,-76,-76,-67,-77,-77,-76,-76,-77,-75,-76,-76,-78,-75,-75,-75,-77,-75,-75,-77,-75,-78,-77,-75,-78,-75,-78,-78,-75,-78,-78,-74,-83,-84,-83,-83,-84,-83,-83,-84,-83,-80,-83,-83,-84,-83,-84,-84,-83,-83,-84,-83,-62,-70,-71,-62,-70,-71,-71,-70,-71,-70,-70,-70,-71,-70,-71,-70,-71,-70,-70,-70,-78,-75,-72,-77,-84,-78,-77,-77,-78,-78,-77,-76,-78,-78,-76,-77,-78,-77,-77,-72,-86,-88,-86,-86,-86,-86,-86,-86,-86,-86,-86,-86,-86,-86,-86,-86,-86,-86,-86,-86,-49,-49,-50,-49,-49,-49,-50,-48,-49,-50,-76,-49,-50,-48,-48,-49,-49,-69,-50,-49,-79,-79,-80,-79,-79,-79,-79,-79,-79,-79,-79,-79,-79,-78,-79,-79,-79,-78,-79,-79,-76,-75,-76,-76,-77,-76,-76,-76,-76,-77,-76,-76,-77,-76,-76,-77,-77,-75,-77,-77,-45,-46,-47,-48,-46,-48,-45,-45,-47,-46,-46,-46,-73,-47,-48,-45,-48,-46,-47,-47,-72,-73,-72,-73,-72,-71,-73,-71,-73,-72,-71,-72,-73,-72,-72,-73,-72,-72,-73,-72,-76,-76,-77,-76,-77,-77,-77,-77,-76,-76,-77,-77,-78,-77,-78,-77,-77,-76,-77,-77,-77,-77,-76,-77,-75,-77,-77,-75,-77,-77,-77,-76,-77,-78,-76,-77,-78,-77,-77,-78,-68,-68,-68,-68,-69,-67,-69,-68,-68,-68,-68,-67,-69,-68,-69,-67,-68,-68,-69,-69,-76,-76,-76,-77,-76,-76,-77,-76,-76,-76,-75,-76,-77,-72,-76,-77,-77,-76,-76,-77];
rssi20 = [-82,-83,-82,-82,-82,-82,-82,-82,-82,-82,-82,-82,-82,-83,-82,-83,-82,-82,-83,-82,-82,-83,-82,-82,-83,-82,-83,-82,-81,-83,-82,-81,-83,-82,-82,-83,-82,-83,-82,-83,-82,-83,-77,-77,-77,-77,-77,-77,-77,-77,-77,-87,-87,-88,-87,-87,-88,-87,-88,-87,-88,-88,-87,-88,-87,-88,-87,-87,-88,-67,-63,-64,-69,-64,-69,-65,-64,-64,-65,-64,-64,-65,-62,-64,-66,-63,-67,-63,-66,-73,-75,-73,-73,-75,-72,-73,-73,-75,-73,-73,-75,-73,-73,-75,-75,-73,-75,-73,-47,-47,-47,-46,-47,-47,-46,-47,-47,-44,-46,-47,-46,-47,-47,-46,-46,-46,-46,-44,-75,-75,-76,-75,-75,-76,-75,-75,-75,-74,-76,-75,-74,-75,-75,-76,-76,-75,-75,-76,-77,-75,-75,-74,-75,-75,-75,-75,-75,-75,-75,-75,-76,-75,-75,-76,-75,-75,-75,-76,-75,-75,-75,-76,-75,-76,-76,-76,-75,-76,-75,-75,-75,-74,-76,-75,-76,-75,-55,-55,-55,-55,-55,-55,-55,-54,-55,-55,-54,-55,-55,-54,-55,-55,-55,-55,-55,-55,-78,-78,-78,-78,-78,-78,-78,-78,-78,-78,-78,-78,-78,-66,-67,-67,-66,-67,-67,-66,-68,-67,-67,-68,-67,-67,-68,-67,-67,-67,-78,-78,-81,-78,-78,-78,-78,-78,-78,-83,-82,-81,-82,-81,-82,-83,-83,-82,-82,-83,-82,-82,-82,-82,-82,-82,-82,-67,-67,-67,-68,-68,-53,-67,-68,-67,-68,-68,-67,-67,-68,-67,-67,-68,-68,-70,-68,-83,-83,-82,-83,-82,-83,-84,-82,-83,-83,-82,-83,-83,-83,-83,-83,-83,-83,-88,-88,-88,-89,-89,-89,-89,-89,-89,-89,-89,-89,-89,-89,-89,-89,-89,-45,-46,-45,-45,-46,-45,-45,-45,-46,-45,-46,-45,-45,-46,-45,-45,-67,-46,-46,-45,-75,-75,-75,-75,-75,-75,-75,-75,-75,-75,-75,-75,-73,-76,-75,-75,-75,-75,-66,-67,-67,-67,-67,-67,-66,-67,-68,-66,-67,-67,-66,-67,-68,-67,-66,-67,-67,-54,-56,-54,-56,-54,-53,-55,-54,-54,-55,-44,-54,-54,-55,-54,-54,-54,-54,-44,-54,-72,-69,-69,-72,-71,-70,-71,-71,-71,-71,-71,-72,-71,-70,-72,-71,-70,-72,-71,-71,-75,-72,-73,-73,-76,-73,-73,-76,-73,-73,-75,-76,-76,-67,-73,-75,-67,-72,-73,-76,-73,-71,-73,-74,-72,-73,-74,-73,-72,-74,-75,-75,-75,-73,-73,-75,-73,-68,-70,-69,-69,-69,-69,-69,-69,-69,-68,-70,-68,-69,-69,-68,-69,-69,-69,-69,-69,-66,-67,-67,-66,-67,-67,-67,-67,-67,-67,-67,-67,-66,-67,-67,-66,-67,-66,-67,-67];
x = x';
y = y';
z = z';
k = mean(z);
k = k*-1;
[xx,yy] = meshgrid (linspace (0,25,100));
griddata (x,y,z,xx,yy);
title (exp);
xlabel('x co-ordinate distance in meters');
ylabel('y co-ordinate distance in meters');
zlabel('mean of RSSI values in dBm');

clf();
boxplot ({rssi1,rssi2,rssi3,rssi4,rssi5,rssi6,rssi7,rssi8,rssi9,rssi10,rssi11,rssi12,rssi13,rssi14,rssi15,rssi16,rssi17,rssi18,rssi19,rssi20});
hold on
line([0:21], k, 'color', 'green');
hold off
title (exp);
ylabel('RSSI values in dBm');
xlabel('Measurement points');
xlim([0,21]);
set(gca, "XTick", [1:20]);